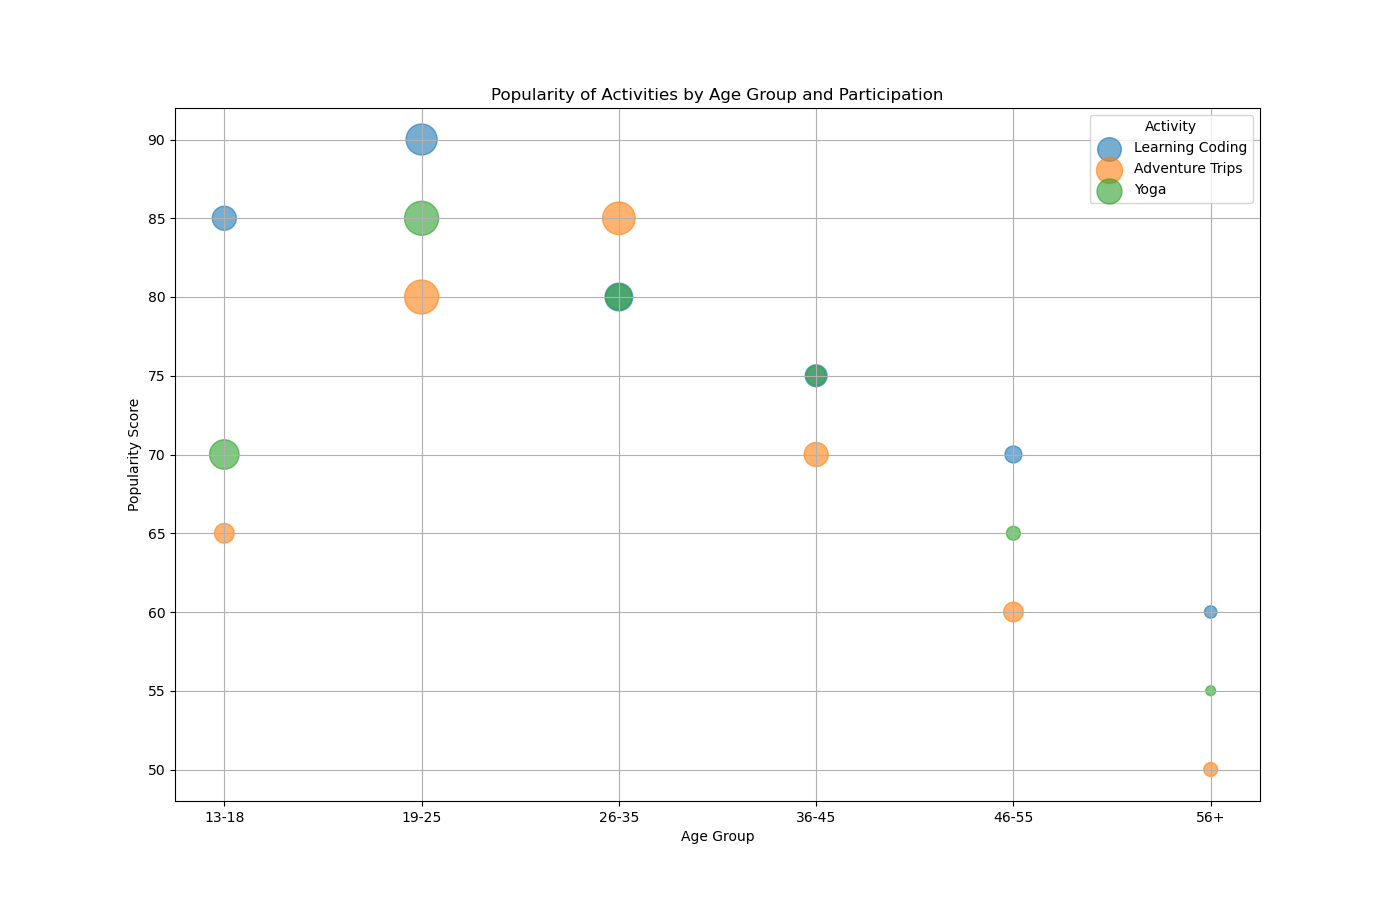

The Python source for this figure:

import matplotlib.pyplot as plt
import pandas as pd

data = {
    "Category": ["Technology", "Technology", "Technology", "Technology", 
                 "Technology", "Technology", "Travel", "Travel", 
                 "Travel", "Travel", "Travel", "Travel", "Fitness", 
                 "Fitness", "Fitness", "Fitness", "Fitness", "Fitness"],
    "Age Group": ["13-18", "19-25", "26-35", "36-45", "46-55", "56+", 
                  "13-18", "19-25", "26-35", "36-45", "46-55", "56+", 
                  "13-18", "19-25", "26-35", "36-45", "46-55", "56+"],
    "Popularity Score": [85, 90, 80, 75, 70, 60, 65, 80, 85, 70, 60, 50, 70, 85, 80, 75, 65, 55],
    "Number of Participants": [300000, 500000, 400000, 250000, 150000, 80000, 200000, 600000, 550000, 300000, 200000, 100000, 450000, 600000, 350000, 200000, 100000, 50000],
    "Activity": ["Learning Coding", "Learning Coding", "Learning Coding", "Learning Coding", 
                 "Learning Coding", "Learning Coding", "Adventure Trips", "Adventure Trips", 
                 "Adventure Trips", "Adventure Trips", "Adventure Trips", "Adventure Trips", 
                 "Yoga", "Yoga", "Yoga", "Yoga", "Yoga", "Yoga"]
}

df = pd.DataFrame(data)

activity_colors = {
    'Learning Coding': '#1f77b4',
    'Adventure Trips': '#ff7f0e',
    'Yoga': '#2ca02c'
}

plt.figure(figsize=(14, 9))
for activity in df['Activity'].unique():
    subset = df[df['Activity'] == activity]
    plt.scatter(
        subset['Age Group'], 
        subset['Popularity Score'], 
        s=subset['Number of Participants']/1000, 
        alpha=0.6,
        color=activity_colors[activity],
        label=activity
    )

plt.title('Popularity of Activities by Age Group and Participation')
plt.xlabel('Age Group')
plt.ylabel('Popularity Score')
plt.legend(title='Activity')
plt.grid(True)
plt.show()
